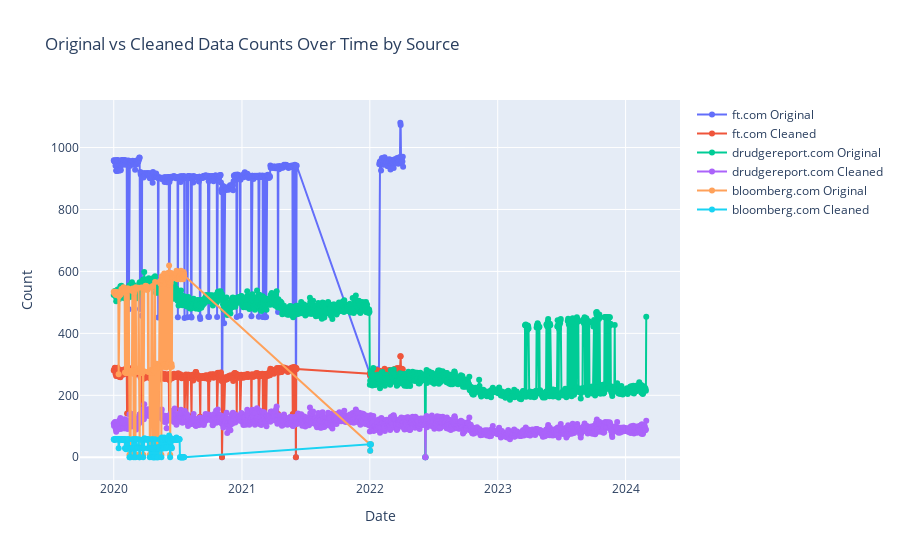

Notebook source saved alongside this figure:
### Markdown cell above
Let's keep track of how many items we're removing from each source visually. For each directory, we'll plot a series based on the number of items in the original and cleaned files.

### Code cell
# graph of dirty vs clean data using plotly
import plotly.graph_objects as go
import os
import json
from datetime import datetime

def plot_data_counts(directories):
    source_date_counts = {}

    # Function to process each file in the directory
    def process_file(file_path, is_cleaned):
        # Extract directory and filename from file_path
        dir = os.path.basename(os.path.dirname(file_path))
        file = os.path.basename(file_path)
        
        # Extract date from filename
        date_str = file.split('.')[0]
        try:
            date_obj = datetime.strptime(date_str, '%Y-%m-%d %H:%M:%S')
        except ValueError as e:
            print(f"Error parsing date from filename {file}: {e}")
            return
        date_key = date_obj.strftime('%Y-%m-%d')
        
        if file.endswith('.jsonl'):
            if date_key not in source_date_counts[dir]:
                source_date_counts[dir][date_key] = {'original': 0, 'cleaned': 0}
            with open(file_path, 'r') as f:
                if is_cleaned:
                    source_date_counts[dir][date_key]['cleaned'] += sum(1 for line in f)
                else:
                    source_date_counts[dir][date_key]['original'] += sum(1 for line in f)

    # Iterate through each directory to count original and cleaned items
    for dir in directories:
        source_date_counts[dir] = {}
        dirty_dir = os.path.join('01-dirty-data', dir)
        clean_dir = os.path.join('02-cleaner-data', dir)
        for file in os.listdir(dirty_dir):
            process_file(os.path.join(dirty_dir, file), is_cleaned=False)
        for file in os.listdir(clean_dir):
            process_file(os.path.join(clean_dir, file), is_cleaned=True)

    # Prepare data for plotting
    fig = go.Figure()

    for dir, date_counts in source_date_counts.items():
        dates = sorted(date_counts.keys())
        original_counts = [date_counts[date]['original'] for date in dates]
        cleaned_counts = [date_counts[date]['cleaned'] for date in dates]
        
        # Create traces for the original and cleaned data counts for each source
        fig.add_trace(go.Scatter(
            x=dates,
            y=original_counts,
            mode='lines+markers',
            name=f'{dir} Original'
        ))
        fig.add_trace(go.Scatter(
            x=dates,
            y=cleaned_counts,
            mode='lines+markers',
            name=f'{dir} Cleaned'
        ))

    # Layout for the time series plot
    fig.update_layout(
        title='Original vs Cleaned Data Counts Over Time by Source',
        xaxis=dict(title='Date'),
        yaxis=dict(title='Count')
    )

    # Show the figure
    fig.show()

# Assuming 'directories' variable is available and contains the directories to iterate over
plot_data_counts(directories)

### Figure 1 — Plotly figure (JSON) as saved in the notebook; plotly's stock layout.template omitted (floating-point values rounded to 4 significant figures; data arrays with more than 128 entries replaced by an {"elided": "..."} marker saying what was removed)
{"data": [{"mode": "lines+markers", "name": "ft.com Original", "type": "scatter", "x": {"elided": "619 str values"}, "y": {"elided": "619 int values"}}, {"mode": "lines+markers", "name": "ft.com Cleaned", "type": "scatter", "x": {"elided": "619 str values"}, "y": {"elided": "619 int values"}}, {"mode": "lines+markers", "name": "drudgereport.com Original", "type": "scatter", "x": {"elided": "1521 str values"}, "y": {"elided": "1521 int values"}}, {"mode": "lines+markers", "name": "drudgereport.com Cleaned", "type": "scatter", "x": {"elided": "1521 str values"}, "y": {"elided": "1521 int values"}}, {"mode": "lines+markers", "name": "bloomberg.com Original", "type": "scatter", "x": {"elided": "206 str values"}, "y": {"elided": "206 int values"}}, {"mode": "lines+markers", "name": "bloomberg.com Cleaned", "type": "scatter", "x": {"elided": "206 str values"}, "y": {"elided": "206 int values"}}], "layout": {"title": {"text": "Original vs Cleaned Data Counts Over Time by Source"}, "xaxis": {"title": {"text": "Date"}}, "yaxis": {"title": {"text": "Count"}}}}
